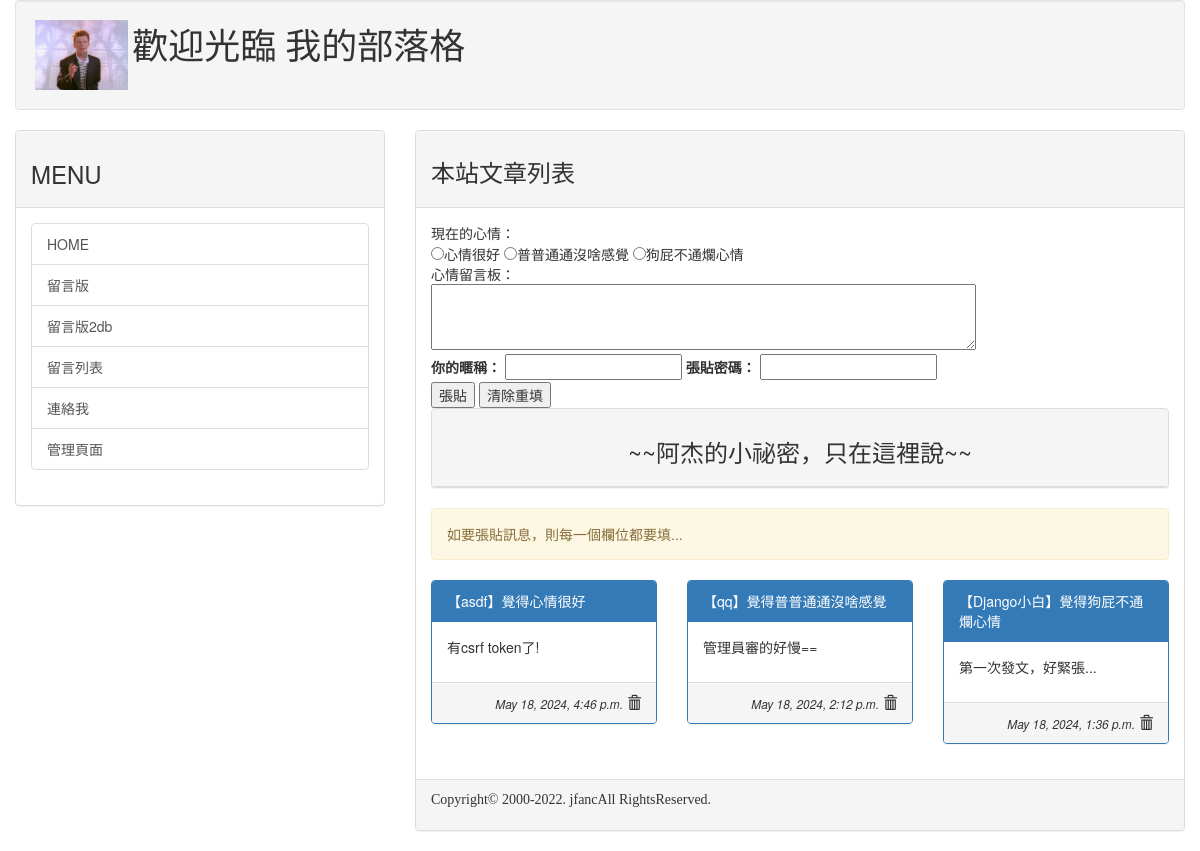
/, run on an earlier commit of the app's database.
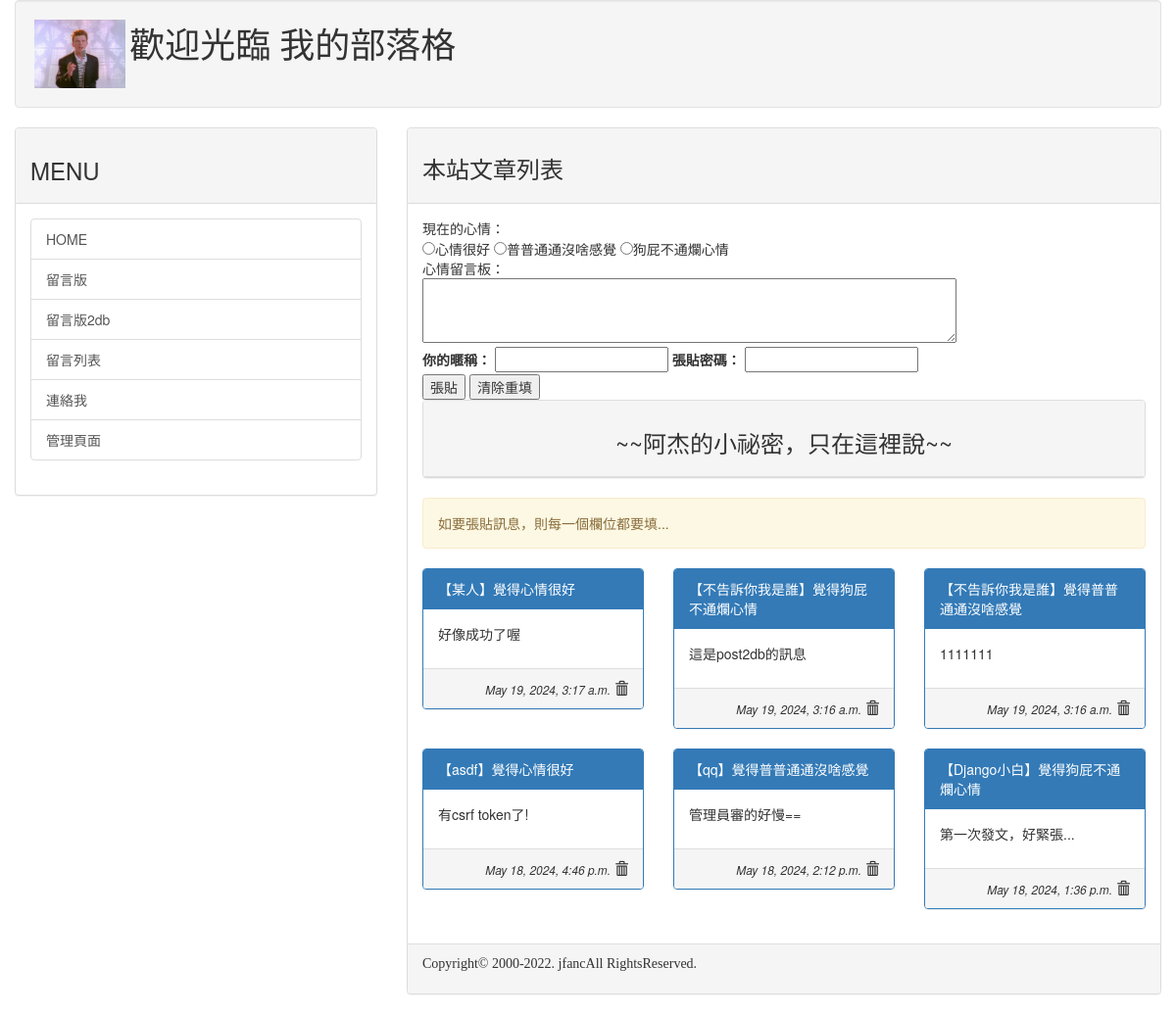
And on a later commit of the database.
### mysite/models.py (models this page shows, shortened)
class Mood(models.Model):
    status = models.CharField(max_length=50, null=False)
    def __str__(self):
        return self.status

class Post(models.Model):
    mood = models.ForeignKey('Mood', on_delete=models.CASCADE)
    nickname = models.CharField(max_length=50, default='不告訴你我是誰')
    message = models.TextField(null=False)
    del_pass= models.CharField(max_length=50)
    pub_time= models.DateTimeField(auto_now=True)
    enabled = models.BooleanField(default=False) #改True就可以預設為開啟

### mysite/views.py (the view, shortened to what this page needs)
# urls.py: path('', views.index),
def index(request, pid=None, del_pass=None):
    posts = models.Post.objects.filter(enabled = True).order_by('-pub_time')[:30]
    moods = models.Mood.objects.all()
    try:
        user_id = request.GET['user_id']
        user_pass = request.GET['user_pass']
        user_post = request.GET['user_post']
        user_mood = request.GET['mood']
    except:
        user_id = None
        message = '如要張貼訊息，則每一個欄位都要填...'
    return render(request, 'index.html', locals())

### mysite/templates/index.html (shortened to what this page needs)
{% extends 'base.html' %}
{% block headmessage %}
<h3 style='font-family:標楷體;'>本站文章列表</h3>
{% endblock %}
{% block content %}
<form name='my form' action='/' method='GET'>
    現在的心情：<br />
    {% for m in moods %}
    <input type='radio' name='mood' value='{{ m.status }}'>{{ m.status }}
    {% endfor %}
    <br />
    心情留言板：<br />
    <textarea name='user_post' rows=3 cols=70></textarea><br />
    <label for='user_id'>你的暱稱：</label>
    <input id='user_id' type='text' name='user_id'>
    <label for='user_pass'>張貼密碼：</label>
    <input id='user_pass' type='password' name='user_pass'><br />
    <input type='submit' value='張貼'>
    <input type='reset' value='清除重填'>
</form>
<div class='row'>
    <div class='col-md-12'>
        <div class='panel panel-default'>
            <div class='panel-heading' align=center>
                <h3>~~阿杰的小祕密，只在這裡說~~</h3>
            </div>
        </div>
    </div>
</div>
{% if message %}
<div class='alert alert-warning'>
    {{ message }}
</div>
{% endif %}
<div class="row">
    {% for p in posts %}
    <div class="col-sm-12 col-md-4">
        <div class='panel panel-primary'>
            <div class='panel-heading'>【{{ p.nickname }}】覺得{{ p.mood }}</div>
            <div class='panel-body'>{{ p.message | linebreaks }}</div>
            <div class='panel-footer' align='right'>
                <i><small>{{ p.pub_time }}</small></i>
                <span class="glyphicon glyphicon-trash" onclick='go_delete({{p.id}})'></span>
            </div>
        </div>
    </div>
    {% endfor %}
</div>
{% endblock %}

### mysite/templates/base.html (shortened to what this page needs)
<!DOCTYPE html>
<html>
<head>
    <link rel="stylesheet" href="https://maxcdn.bootstrapcdn.com/bootstrap/3.3.6/css/bootstrap.min.css"
>
    <link rel="stylesheet" href="https://maxcdn.bootstrapcdn.com/bootstrap/3.3.6/css/bootstraptheme.min.css"
>
</head>
<body>
    <div class='container-fluid'>
        {% include 'header.html' %}
        <div class='row'>
            <div class='col-sm-4 col-md-4'>
                <div class='panel panel-default'>
                    <div class='panel-heading'>
                        <h3>MENU</h3>
                    </div>
                    <div class='panel-body'>
                        <div class='list-group'>
                            <a href='/' class='list-group-item'>HOME</a>
                            <a href='/post/' class='list-group-item'>留言版</a>
                            <a href='/post2db/' class='list-group-item'>留言版2db</a>
                            <a href='/list/' class='list-group-item'>留言列表</a>
                            <a href='/contact/' class='list-group-item'>連絡我</a>
                            <a href='/admin/' class='list-group-item'>管理頁面 </a>
                        </div>
                    </div>
                </div>
            </div>
            <div class='col-sm-8 col-md-8'>
                <div class='panel panel-default'>
                    <div class='panel-heading'>
                        {% block headmessage %} {% endblock %}
                    </div>
                    <div class='panel-body'>
                        {% block content %} {% endblock %}
                    </div>
                    <div class='panel-footer'>
                        {% include 'footer.html' %}
                    </div>
                </div>
            </div>
        </div>
    </div>
</body>
</html>

### mysite/templates/header.html
{% load static %}
<div class='well'>
    <img height='70px' src="{% static "images/rick-roll.jpeg" %}">
    <h1 style="font-family:微軟正黑體;display: inline;">歡迎光臨 我的部落格</h1>
</div>

### mysite/templates/footer.html
{% block footer %}
{% if now %}
<p style='font-family:微軟正黑體; '>現在時間：{{ now }}</p>
{% else %}
<p style=' font-family:微軟正黑體;'>Copyright© 2000-2022. jfancAll RightsReserved.</p>
{% endif %}
{% endblock %}

What changed in the data, as far as the page shows it:
added Post: nickname "某人", mood "心情很好", message "好像成功了喔", pub_time "May 19, 2024, 3:17 a.m."
added Post: nickname "不告訴你我是誰", mood "狗屁不通爛心情", message "這是post2db的訊息", pub_time "May 19, 2024, 3:16 a.m."
added Post: nickname "不告訴你我是誰", mood "普普通通沒啥感覺", message "1111111", pub_time "May 19, 2024, 3:16 a.m."
